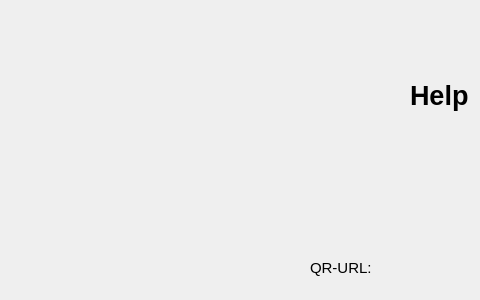
             <widget class="QWidget" name="Help_13">
              <widget class="QLabel" name="label_24">
               <property name="geometry">
                <rect>
                 <x>410</x>
                 <y>80</y>
                 <width>61</width>
                 <height>31</height>
                </rect>
               </property>
               <property name="font">
                <font>
                 <pointsize>20</pointsize>
                 <bold>true</bold>
                </font>
               </property>
               <property name="text">
                <string>Help</string>
               </property>
              </widget>
              <widget class="QLabel" name="label_11">
               <property name="geometry">
                <rect>
                 <x>310</x>
                 <y>260</y>
                 <width>71</width>
                 <height>16</height>
                </rect>
               </property>
               <property name="font">
                <font>
                 <pointsize>11</pointsize>
                </font>
               </property>
               <property name="text">
                <string>QR-URL: </string>
               </property>
              </widget>
              <widget class="QLabel" name="label_25">
               <property name="geometry">
                <rect>
                 <x>400</x>
                 <y>230</y>
                 <width>61</width>
                 <height>61</height>
                </rect>
               </property>
               <property name="text">
                <string/>
               </property>
               <property name="pixmap">
                <pixmap resource="../ico.qrc">:/png/icons/laroussigsm.net.png</pixmap>
               </property>
               <property name="scaledContents">
                <bool>true</bool>
               </property>
              </widget>
             </widget>
